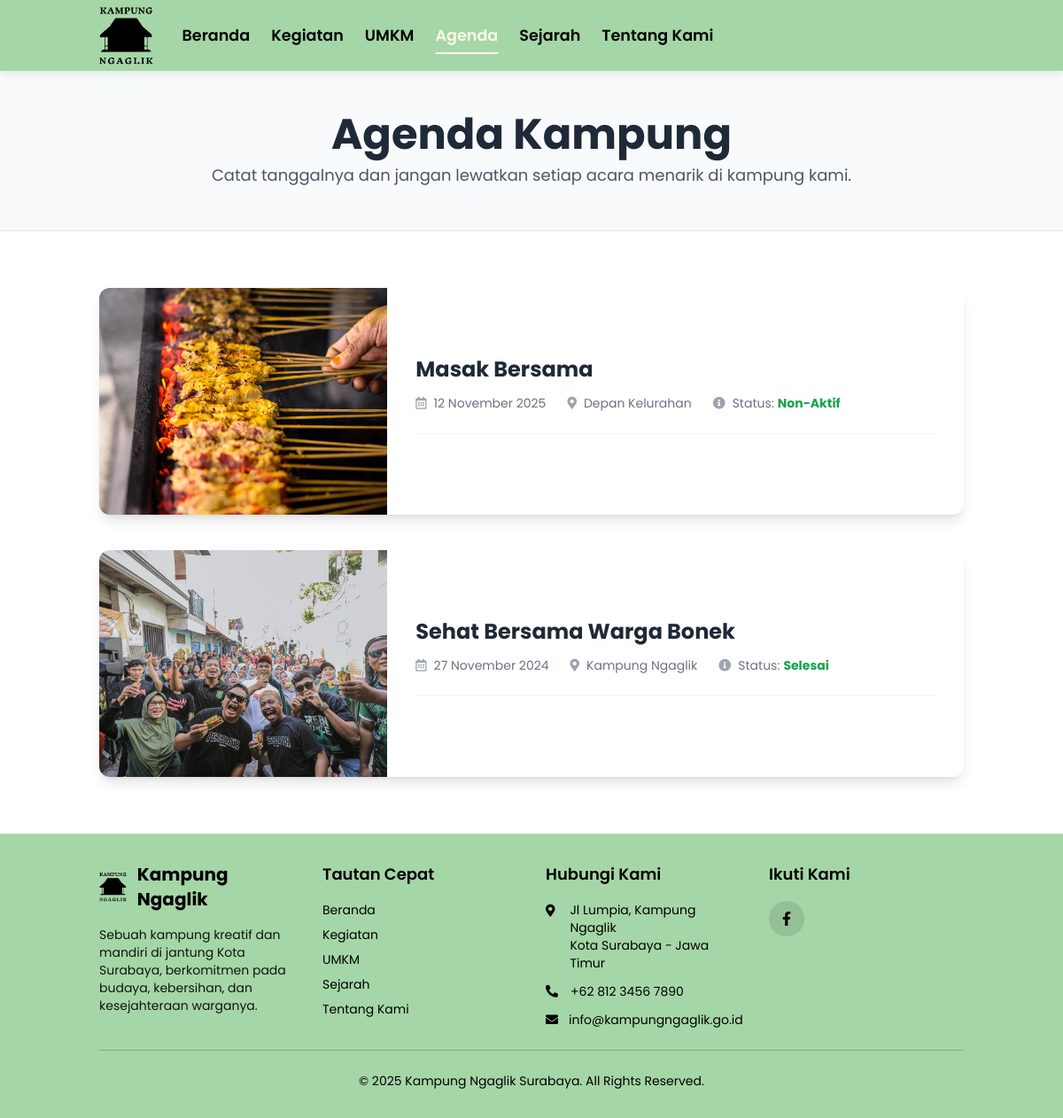
Screenshot of /agenda.php with the database file from the repository.
### tables this page shows
CREATE TABLE `kegiatan` (
  `id` int NOT NULL,
  `gambar` varchar(255) DEFAULT NULL,
  `nama_kegiatan` varchar(255) DEFAULT NULL,
  `waktu_kegiatan` date DEFAULT NULL,
  `tempat_kegiatan` varchar(255) DEFAULT NULL,
  `status` varchar(255) NOT NULL
);

### agenda.php (the view, shortened to what this page needs)
<?php
include 'header.php';
include 'koneksi/koneksi.php';
?>
<div class="bg-gray-50 border-b border-gray-200">
    <div class="container mx-auto text-center py-12 px-6">
        <h1 class="text-4xl md:text-5xl font-bold heading-font text-gray-800">Agenda Kampung</h1>
        <p class="text-lg text-gray-600 mt-2">Catat tanggalnya dan jangan lewatkan setiap acara menarik di kampung kami.</p>
    </div>
</div>
<div class="bg-white py-16">
    <div class="container mx-auto px-6 space-y-10">
        <?php
        $kegiatan = $conn->query("SELECT * FROM kegiatan ORDER BY waktu_kegiatan DESC");
        if ($kegiatan && $kegiatan->num_rows > 0) {
            while ($row = $kegiatan->fetch_assoc()):
        ?>
        <div class="kegiatan-card bg-white rounded-xl shadow-lg overflow-hidden flex flex-col md:flex-row transition-all duration-300 hover:shadow-xl hover:scale-[1.02]">
            <img class="w-full md:w-1/3 h-64 object-cover"
                 src="admin/proses/image/<?= htmlspecialchars($row['gambar']) ?>"
                 alt="<?= htmlspecialchars($row['nama_kegiatan']) ?>">
            <div class="p-6 md:p-8 flex flex-col justify-center flex-1">
                <h3 class="text-2xl font-bold text-gray-800 heading-font"><?= htmlspecialchars($row['nama_kegiatan']) ?></h3>
                <div class="flex flex-wrap text-sm text-gray-500 mt-3 mb-4 gap-x-6 gap-y-2">
                    <span class="flex items-center">
                        <i class="far fa-calendar-alt mr-2 text-gray-400"></i>
                        <?= date('d F Y', strtotime($row['waktu_kegiatan'])) ?>
                    </span>
                    <span class="flex items-center">
                        <i class="fas fa-map-marker-alt mr-2 text-gray-400"></i>
                        <?= htmlspecialchars($row['tempat_kegiatan']) ?>
                    </span>
                    <span class="flex items-center">
                        <i class="fas fa-info-circle mr-2 text-gray-400"></i>
                        Status: <strong class="ml-1 text-green-600"><?= htmlspecialchars($row['status']) ?></strong>
                    </span>
                </div>
                <div class="article-content border-t border-gray-100 pt-4 mt-2">
                </div>
            </div>
        </div>
        <?php
            endwhile;
        } else {
            echo '<div class="text-center py-16"><p class="text-gray-500 text-lg">Tidak ada agenda yang tersedia saat ini.</p></div>';
        }
        ?>
    </div>
</div>
<?php
include 'footer.php';
?>

### header.php (style rules this page uses)
body { font-family: 'Poppins', sans-serif; background-color: #f7fafc; }

### rows the page displays
kegiatan: gambar (picture), nama_kegiatan "Masak Bersama", waktu_kegiatan "12 November 2025", tempat_kegiatan "Depan Kelurahan", status "Non-Aktif"
kegiatan: gambar (picture), nama_kegiatan "Sehat Bersama Warga Bonek", waktu_kegiatan "27 November 2024", tempat_kegiatan "Kampung Ngaglik", status "Selesai"
